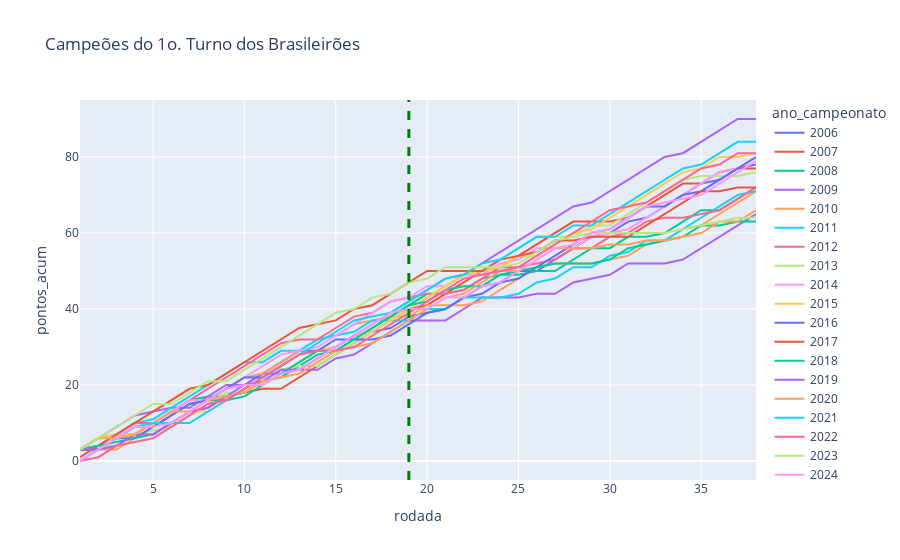

Notebook cell for this chart:
### Code cell
#Comparativo entre os campeões do 1o. turno desde 2006
plt.figure(figsize = (20,7))
df_plot = df_completo.loc[(df_completo.classificacao_1o_turno == 1) ]
fig = px.line(df_plot, x ='rodada', y = 'pontos_acum', color = 'ano_campeonato', title = f'Campeões do 1o. Turno dos Brasileirões', hover_name='time', hover_data=['classificacao_1o_turno', 'classificacao_final'])
fig.add_vline(x=19, line_width=3, line_dash="dash", line_color="green")

### Figure 1 — Plotly figure (JSON) as saved in the notebook; plotly's stock layout.template omitted (floating-point values rounded to 4 significant figures)
{"data": [{"customdata": [[1, 1], [1, 1], [1, 1], [1, 1], [1, 1], [1, 1], [1, 1], [1, 1], [1, 1], [1, 1], [1, 1], [1, 1], [1, 1], [1, 1], [1, 1], [1, 1], [1, 1], [1, 1], [1, 1], [1, 1], [1, 1], [1, 1], [1, 1], [1, 1], [1, 1], [1, 1], [1, 1], [1, 1], [1, 1], [1, 1], [1, 1], [1, 1], [1, 1], [1, 1], [1, 1], [1, 1], [1, 1], [1, 1]], "hovertemplate": "<b>%{hovertext}</b><br><br>ano_campeonato=2006<br>rodada=%{x}<br>pontos_acum=%{y}<br>classificacao_1o_turno=%{customdata[0]}<br>classificacao_final=%{customdata[1]}<extra></extra>", "hovertext": ["São Paulo", "São Paulo", "São Paulo", "São Paulo", "São Paulo", "São Paulo", "São Paulo", "São Paulo", "São Paulo", "São Paulo", "São Paulo", "São Paulo", "São Paulo", "São Paulo", "São Paulo", "São Paulo", "São Paulo", "São Paulo", "São Paulo", "São Paulo", "São Paulo", "São Paulo", "São Paulo", "São Paulo", "São Paulo", "São Paulo", "São Paulo", "São Paulo", "São Paulo", "São Paulo", "São Paulo", "São Paulo", "São Paulo", "São Paulo", "São Paulo", "São Paulo", "São Paulo", "São Paulo"], "legendgroup": "2006", "line": {"color": "#636efa", "dash": "solid"}, "marker": {"symbol": "circle"}, "mode": "lines", "name": "2006", "orientation": "v", "showlegend": true, "type": "scatter", "x": [1, 2, 3, 4, 5, 6, 7, 8, 9, 10, 11, 12, 13, 14, 15, 16, 17, 18, 19, 20, 21, 22, 23, 24, 25, 26, 27, 28, 29, 30, 31, 32, 33, 34, 35, 36, 37, 38], "xaxis": "x", "y": [3, 3, 6, 9, 9, 12, 15, 16, 19, 20, 23, 26, 29, 29, 30, 33, 34, 35, 38, 39, 40, 43, 44, 47, 50, 50, 53, 56, 59, 60, 63, 64, 67, 70, 73, 74, 77, 78], "yaxis": "y"}, {"customdata": [[1, 1], [1, 1], [1, 1], [1, 1], [1, 1], [1, 1], [1, 1], [1, 1], [1, 1], [1, 1], [1, 1], [1, 1], [1, 1], [1, 1], [1, 1], [1, 1], [1, 1], [1, 1], [1, 1], [1, 1], [1, 1], [1, 1], [1, 1], [1, 1], [1, 1], [1, 1], [1, 1], [1, 1], [1, 1], [1, 1], [1, 1], [1, 1], [1, 1], [1, 1], [1, 1], [1, 1], [1, 1], [1, 1]], "hovertemplate": "<b>%{hovertext}</b><br><br>ano_campeonato=2007<br>rodada=%{x}<br>pontos_acum=%{y}<br>classificacao_1o_turno=%{customdata[0]}<br>classificacao_final=%{customdata[1]}<extra></extra>", "hovertext": ["São Paulo", "São Paulo", "São Paulo", "São Paulo", "São Paulo", "São Paulo", "São Paulo", "São Paulo", "São Paulo", "São Paulo", "São Paulo", "São Paulo", "São Paulo", "São Paulo", "São Paulo", "São Paulo", "São Paulo", "São Paulo", "São Paulo", "São Paulo", "São Paulo", "São Paulo", "São Paulo", "São Paulo", "São Paulo", "São Paulo", "São Paulo", "São Paulo", "São Paulo", "São Paulo", "São Paulo", "São Paulo", "São Paulo", "São Paulo", "São Paulo", "São Paulo", "São Paulo", "São Paulo"], "legendgroup": "2007", "line": {"color": "#EF553B", "dash": "solid"}, "marker": {"symbol": "circle"}, "mode": "lines", "name": "2007", "orientation": "v", "showlegend": true, "type": "scatter", "x": [1, 2, 3, 4, 5, 6, 7, 8, 9, 10, 11, 12, 13, 14, 15, 16, 17, 18, 19, 20, 21, 22, 23, 24, 25, 26, 27, 28, 29, 30, 31, 32, 33, 34, 35, 36, 37, 38], "xaxis": "x", "y": [3, 3, 4, 7, 7, 10, 13, 14, 17, 18, 19, 19, 22, 25, 28, 31, 34, 37, 40, 41, 44, 47, 50, 51, 54, 57, 60, 63, 63, 63, 64, 67, 70, 73, 73, 76, 77, 77], "yaxis": "y"}, {"customdata": [[1, 2], [1, 2], [1, 2], [1, 2], [1, 2], [1, 2], [1, 2], [1, 2], [1, 2], [1, 2], [1, 2], [1, 2], [1, 2], [1, 2], [1, 2], [1, 2], [1, 2], [1, 2], [1, 2], [1, 2], [1, 2], [1, 2], [1, 2], [1, 2], [1, 2], [1, 2], [1, 2], [1, 2], [1, 2], [1, 2], [1, 2], [1, 2], [1, 2], [1, 2], [1, 2], [1, 2], [1, 2], [1, 2]], "hovertemplate": "<b>%{hovertext}</b><br><br>ano_campeonato=2008<br>rodada=%{x}<br>pontos_acum=%{y}<br>classificacao_1o_turno=%{customdata[0]}<br>classificacao_final=%{customdata[1]}<extra></extra>", "hovertext": ["Grêmio", "Grêmio", "Grêmio", "Grêmio", "Grêmio", "Grêmio", "Grêmio", "Grêmio", "Grêmio", "Grêmio", "Grêmio", "Grêmio", "Grêmio", "Grêmio", "Grêmio", "Grêmio", "Grêmio", "Grêmio", "Grêmio", "Grêmio", "Grêmio", "Grêmio", "Grêmio", "Grêmio", "Grêmio", "Grêmio", "Grêmio", "Grêmio", "Grêmio", "Grêmio", "Grêmio", "Grêmio", "Grêmio", "Grêmio", "Grêmio", "Grêmio", "Grêmio", "Grêmio"], "legendgroup": "2008", "line": {"color": "#00cc96", "dash": "solid"}, "marker": {"symbol": "circle"}, "mode": "lines", "name": "2008", "orientation": "v", "showlegend": true, "type": "scatter", "x": [1, 2, 3, 4, 5, 6, 7, 8, 9, 10, 11, 12, 13, 14, 15, 16, 17, 18, 19, 20, 21, 22, 23, 24, 25, 26, 27, 28, 29, 30, 31, 32, 33, 34, 35, 36, 37, 38], "xaxis": "x", "y": [3, 4, 7, 7, 10, 13, 16, 17, 17, 18, 21, 22, 25, 28, 29, 32, 35, 38, 41, 44, 44, 45, 48, 49, 49, 50, 50, 53, 56, 56, 59, 59, 60, 63, 66, 66, 69, 72], "yaxis": "y"}, {"customdata": [[1, 2], [1, 2], [1, 2], [1, 2], [1, 2], [1, 2], [1, 2], [1, 2], [1, 2], [1, 2], [1, 2], [1, 2], [1, 2], [1, 2], [1, 2], [1, 2], [1, 2], [1, 2], [1, 2], [1, 2], [1, 2], [1, 2], [1, 2], [1, 2], [1, 2], [1, 2], [1, 2], [1, 2], [1, 2], [1, 2], [1, 2], [1, 2], [1, 2], [1, 2], [1, 2], [1, 2], [1, 2], [1, 2]], "hovertemplate": "<b>%{hovertext}</b><br><br>ano_campeonato=2009<br>rodada=%{x}<br>pontos_acum=%{y}<br>classificacao_1o_turno=%{customdata[0]}<br>classificacao_final=%{customdata[1]}<extra></extra>", "hovertext": ["Internacional", "Internacional", "Internacional", "Internacional", "Internacional", "Internacional", "Internacional", "Internacional", "Internacional", "Internacional", "Internacional", "Internacional", "Internacional", "Internacional", "Internacional", "Internacional", "Internacional", "Internacional", "Internacional", "Internacional", "Internacional", "Internacional", "Internacional", "Internacional", "Internacional", "Internacional", "Internacional", "Internacional", "Internacional", "Internacional", "Internacional", "Internacional", "Internacional", "Internacional", "Internacional", "Internacional", "Internacional", "Internacional"], "legendgroup": "2009", "line": {"color": "#ab63fa", "dash": "solid"}, "marker": {"symbol": "circle"}, "mode": "lines", "name": "2009", "orientation": "v", "showlegend": true, "type": "scatter", "x": [1, 2, 3, 4, 5, 6, 7, 8, 9, 10, 11, 12, 13, 14, 15, 16, 17, 18, 19, 20, 21, 22, 23, 24, 25, 26, 27, 28, 29, 30, 31, 32, 33, 34, 35, 36, 37, 38], "xaxis": "x", "y": [3, 6, 9, 12, 13, 14, 14, 17, 20, 20, 23, 23, 24, 24, 27, 28, 31, 34, 37, 37, 37, 40, 43, 43, 43, 44, 44, 47, 48, 49, 52, 52, 52, 53, 56, 59, 62, 65], "yaxis": "y"}, {"customdata": [[1, 1], [1, 1], [1, 1], [1, 1], [1, 1], [1, 1], [1, 1], [1, 1], [1, 1], [1, 1], [1, 1], [1, 1], [1, 1], [1, 1], [1, 1], [1, 1], [1, 1], [1, 1], [1, 1], [1, 1], [1, 1], [1, 1], [1, 1], [1, 1], [1, 1], [1, 1], [1, 1], [1, 1], [1, 1], [1, 1], [1, 1], [1, 1], [1, 1], [1, 1], [1, 1], [1, 1], [1, 1], [1, 1]], "hovertemplate": "<b>%{hovertext}</b><br><br>ano_campeonato=2010<br>rodada=%{x}<br>pontos_acum=%{y}<br>classificacao_1o_turno=%{customdata[0]}<br>classificacao_final=%{customdata[1]}<extra></extra>", "hovertext": ["Fluminense", "Fluminense", "Fluminense", "Fluminense", "Fluminense", "Fluminense", "Fluminense", "Fluminense", "Fluminense", "Fluminense", "Fluminense", "Fluminense", "Fluminense", "Fluminense", "Fluminense", "Fluminense", "Fluminense", "Fluminense", "Fluminense", "Fluminense", "Fluminense", "Fluminense", "Fluminense", "Fluminense", "Fluminense", "Fluminense", "Fluminense", "Fluminense", "Fluminense", "Fluminense", "Fluminense", "Fluminense", "Fluminense", "Fluminense", "Fluminense", "Fluminense", "Fluminense", "Fluminense"], "legendgroup": "2010", "line": {"color": "#FFA15A", "dash": "solid"}, "marker": {"symbol": "circle"}, "mode": "lines", "name": "2010", "orientation": "v", "showlegend": true, "type": "scatter", "x": [1, 2, 3, 4, 5, 6, 7, 8, 9, 10, 11, 12, 13, 14, 15, 16, 17, 18, 19, 20, 21, 22, 23, 24, 25, 26, 27, 28, 29, 30, 31, 32, 33, 34, 35, 36, 37, 38], "xaxis": "x", "y": [0, 3, 3, 6, 9, 12, 15, 16, 19, 22, 23, 26, 29, 32, 33, 36, 37, 38, 38, 41, 41, 41, 42, 45, 48, 51, 52, 52, 52, 53, 54, 57, 58, 61, 62, 65, 68, 71], "yaxis": "y"}, {"customdata": [[1, 1], [1, 1], [1, 1], [1, 1], [1, 1], [1, 1], [1, 1], [1, 1], [1, 1], [1, 1], [1, 1], [1, 1], [1, 1], [1, 1], [1, 1], [1, 1], [1, 1], [1, 1], [1, 1], [1, 1], [1, 1], [1, 1], [1, 1], [1, 1], [1, 1], [1, 1], [1, 1], [1, 1], [1, 1], [1, 1], [1, 1], [1, 1], [1, 1], [1, 1], [1, 1], [1, 1], [1, 1], [1, 1]], "hovertemplate": "<b>%{hovertext}</b><br><br>ano_campeonato=2011<br>rodada=%{x}<br>pontos_acum=%{y}<br>classificacao_1o_turno=%{customdata[0]}<br>classificacao_final=%{customdata[1]}<extra></extra>", "hovertext": ["Corinthians", "Corinthians", "Corinthians", "Corinthians", "Corinthians", "Corinthians", "Corinthians", "Corinthians", "Corinthians", "Corinthians", "Corinthians", "Corinthians", "Corinthians", "Corinthians", "Corinthians", "Corinthians", "Corinthians", "Corinthians", "Corinthians", "Corinthians", "Corinthians", "Corinthians", "Corinthians", "Corinthians", "Corinthians", "Corinthians", "Corinthians", "Corinthians", "Corinthians", "Corinthians", "Corinthians", "Corinthians", "Corinthians", "Corinthians", "Corinthians", "Corinthians", "Corinthians", "Corinthians"], "legendgroup": "2011", "line": {"color": "#19d3f3", "dash": "solid"}, "marker": {"symbol": "circle"}, "mode": "lines", "name": "2011", "orientation": "v", "showlegend": true, "type": "scatter", "x": [1, 2, 3, 4, 5, 6, 7, 8, 9, 10, 11, 12, 13, 14, 15, 16, 17, 18, 19, 20, 21, 22, 23, 24, 25, 26, 27, 28, 29, 30, 31, 32, 33, 34, 35, 36, 37, 38], "xaxis": "x", "y": [3, 6, 7, 10, 11, 14, 17, 20, 23, 26, 26, 29, 29, 32, 33, 34, 37, 37, 37, 40, 40, 43, 43, 43, 44, 47, 48, 51, 51, 54, 55, 58, 58, 61, 64, 67, 70, 71], "yaxis": "y"}, {"customdata": [[1, 2], [1, 2], [1, 2], [1, 2], [1, 2], [1, 2], [1, 2], [1, 2], [1, 2], [1, 2], [1, 2], [1, 2], [1, 2], [1, 2], [1, 2], [1, 2], [1, 2], [1, 2], [1, 2], [1, 2], [1, 2], [1, 2], [1, 2], [1, 2], [1, 2], [1, 2], [1, 2], [1, 2], [1, 2], [1, 2], [1, 2], [1, 2], [1, 2], [1, 2], [1, 2], [1, 2], [1, 2], [1, 2]], "hovertemplate": "<b>%{hovertext}</b><br><br>ano_campeonato=2012<br>rodada=%{x}<br>pontos_acum=%{y}<br>classificacao_1o_turno=%{customdata[0]}<br>classificacao_final=%{customdata[1]}<extra></extra>", "hovertext": ["Atlético-MG", "Atlético-MG", "Atlético-MG", "Atlético-MG", "Atlético-MG", "Atlético-MG", "Atlético-MG", "Atlético-MG", "Atlético-MG", "Atlético-MG", "Atlético-MG", "Atlético-MG", "Atlético-MG", "Atlético-MG", "Atlético-MG", "Atlético-MG", "Atlético-MG", "Atlético-MG", "Atlético-MG", "Atlético-MG", "Atlético-MG", "Atlético-MG", "Atlético-MG", "Atlético-MG", "Atlético-MG", "Atlético-MG", "Atlético-MG", "Atlético-MG", "Atlético-MG", "Atlético-MG", "Atlético-MG", "Atlético-MG", "Atlético-MG", "Atlético-MG", "Atlético-MG", "Atlético-MG", "Atlético-MG", "Atlético-MG"], "legendgroup": "2012", "line": {"color": "#FF6692", "dash": "solid"}, "marker": {"symbol": "circle"}, "mode": "lines", "name": "2012", "orientation": "v", "showlegend": true, "type": "scatter", "x": [1, 2, 3, 4, 5, 6, 7, 8, 9, 10, 11, 12, 13, 14, 15, 16, 17, 18, 19, 20, 21, 22, 23, 24, 25, 26, 27, 28, 29, 30, 31, 32, 33, 34, 35, 36, 37, 38], "xaxis": "x", "y": [3, 6, 7, 10, 10, 13, 16, 19, 22, 25, 28, 31, 32, 32, 35, 38, 39, 42, 43, 44, 44, 45, 48, 51, 51, 52, 53, 56, 56, 59, 60, 63, 64, 64, 65, 66, 69, 72], "yaxis": "y"}, {"customdata": [[1, 1], [1, 1], [1, 1], [1, 1], [1, 1], [1, 1], [1, 1], [1, 1], [1, 1], [1, 1], [1, 1], [1, 1], [1, 1], [1, 1], [1, 1], [1, 1], [1, 1], [1, 1], [1, 1], [1, 1], [1, 1], [1, 1], [1, 1], [1, 1], [1, 1], [1, 1], [1, 1], [1, 1], [1, 1], [1, 1], [1, 1], [1, 1], [1, 1], [1, 1], [1, 1], [1, 1], [1, 1], [1, 1]], "hovertemplate": "<b>%{hovertext}</b><br><br>ano_campeonato=2013<br>rodada=%{x}<br>pontos_acum=%{y}<br>classificacao_1o_turno=%{customdata[0]}<br>classificacao_final=%{customdata[1]}<extra></extra>", "hovertext": ["Cruzeiro", "Cruzeiro", "Cruzeiro", "Cruzeiro", "Cruzeiro", "Cruzeiro", "Cruzeiro", "Cruzeiro", "Cruzeiro", "Cruzeiro", "Cruzeiro", "Cruzeiro", "Cruzeiro", "Cruzeiro", "Cruzeiro", "Cruzeiro", "Cruzeiro", "Cruzeiro", "Cruzeiro", "Cruzeiro", "Cruzeiro", "Cruzeiro", "Cruzeiro", "Cruzeiro", "Cruzeiro", "Cruzeiro", "Cruzeiro", "Cruzeiro", "Cruzeiro", "Cruzeiro", "Cruzeiro", "Cruzeiro", "Cruzeiro", "Cruzeiro", "Cruzeiro", "Cruzeiro", "Cruzeiro", "Cruzeiro"], "legendgroup": "2013", "line": {"color": "#B6E880", "dash": "solid"}, "marker": {"symbol": "circle"}, "mode": "lines", "name": "2013", "orientation": "v", "showlegend": true, "type": "scatter", "x": [1, 2, 3, 4, 5, 6, 7, 8, 9, 10, 11, 12, 13, 14, 15, 16, 17, 18, 19, 20, 21, 22, 23, 24, 25, 26, 27, 28, 29, 30, 31, 32, 33, 34, 35, 36, 37, 38], "xaxis": "x", "y": [3, 4, 4, 7, 8, 9, 12, 15, 18, 18, 21, 24, 25, 25, 28, 31, 34, 37, 40, 43, 46, 49, 50, 53, 56, 59, 59, 59, 62, 62, 65, 68, 71, 74, 75, 75, 75, 76], "yaxis": "y"}, {"customdata": [[1, 1], [1, 1], [1, 1], [1, 1], [1, 1], [1, 1], [1, 1], [1, 1], [1, 1], [1, 1], [1, 1], [1, 1], [1, 1], [1, 1], [1, 1], [1, 1], [1, 1], [1, 1], [1, 1], [1, 1], [1, 1], [1, 1], [1, 1], [1, 1], [1, 1], [1, 1], [1, 1], [1, 1], [1, 1], [1, 1], [1, 1], [1, 1], [1, 1], [1, 1], [1, 1], [1, 1], [1, 1], [1, 1]], "hovertemplate": "<b>%{hovertext}</b><br><br>ano_campeonato=2014<br>rodada=%{x}<br>pontos_acum=%{y}<br>classificacao_1o_turno=%{customdata[0]}<br>classificacao_final=%{customdata[1]}<extra></extra>", "hovertext": ["Cruzeiro", "Cruzeiro", "Cruzeiro", "Cruzeiro", "Cruzeiro", "Cruzeiro", "Cruzeiro", "Cruzeiro", "Cruzeiro", "Cruzeiro", "Cruzeiro", "Cruzeiro", "Cruzeiro", "Cruzeiro", "Cruzeiro", "Cruzeiro", "Cruzeiro", "Cruzeiro", "Cruzeiro", "Cruzeiro", "Cruzeiro", "Cruzeiro", "Cruzeiro", "Cruzeiro", "Cruzeiro", "Cruzeiro", "Cruzeiro", "Cruzeiro", "Cruzeiro", "Cruzeiro", "Cruzeiro", "Cruzeiro", "Cruzeiro", "Cruzeiro", "Cruzeiro", "Cruzeiro", "Cruzeiro", "Cruzeiro"], "legendgroup": "2014", "line": {"color": "#FF97FF", "dash": "solid"}, "marker": {"symbol": "circle"}, "mode": "lines", "name": "2014", "orientation": "v", "showlegend": true, "type": "scatter", "x": [1, 2, 3, 4, 5, 6, 7, 8, 9, 10, 11, 12, 13, 14, 15, 16, 17, 18, 19, 20, 21, 22, 23, 24, 25, 26, 27, 28, 29, 30, 31, 32, 33, 34, 35, 36, 37, 38], "xaxis": "x", "y": [3, 4, 7, 7, 10, 13, 16, 16, 19, 22, 25, 28, 29, 30, 33, 36, 39, 42, 43, 46, 46, 49, 49, 52, 53, 56, 56, 56, 59, 60, 61, 64, 67, 70, 73, 76, 77, 80], "yaxis": "y"}, {"customdata": [[1, 1], [1, 1], [1, 1], [1, 1], [1, 1], [1, 1], [1, 1], [1, 1], [1, 1], [1, 1], [1, 1], [1, 1], [1, 1], [1, 1], [1, 1], [1, 1], [1, 1], [1, 1], [1, 1], [1, 1], [1, 1], [1, 1], [1, 1], [1, 1], [1, 1], [1, 1], [1, 1], [1, 1], [1, 1], [1, 1], [1, 1], [1, 1], [1, 1], [1, 1], [1, 1], [1, 1], [1, 1], [1, 1]], "hovertemplate": "<b>%{hovertext}</b><br><br>ano_campeonato=2015<br>rodada=%{x}<br>pontos_acum=%{y}<br>classificacao_1o_turno=%{customdata[0]}<br>classificacao_final=%{customdata[1]}<extra></extra>", "hovertext": ["Corinthians", "Corinthians", "Corinthians", "Corinthians", "Corinthians", "Corinthians", "Corinthians", "Corinthians", "Corinthians", "Corinthians", "Corinthians", "Corinthians", "Corinthians", "Corinthians", "Corinthians", "Corinthians", "Corinthians", "Corinthians", "Corinthians", "Corinthians", "Corinthians", "Corinthians", "Corinthians", "Corinthians", "Corinthians", "Corinthians", "Corinthians", "Corinthians", "Corinthians", "Corinthians", "Corinthians", "Corinthians", "Corinthians", "Corinthians", "Corinthians", "Corinthians", "Corinthians", "Corinthians"], "legendgroup": "2015", "line": {"color": "#FECB52", "dash": "solid"}, "marker": {"symbol": "circle"}, "mode": "lines", "name": "2015", "orientation": "v", "showlegend": true, "type": "scatter", "x": [1, 2, 3, 4, 5, 6, 7, 8, 9, 10, 11, 12, 13, 14, 15, 16, 17, 18, 19, 20, 21, 22, 23, 24, 25, 26, 27, 28, 29, 30, 31, 32, 33, 34, 35, 36, 37, 38], "xaxis": "x", "y": [3, 6, 7, 7, 7, 10, 13, 13, 16, 19, 20, 23, 26, 29, 30, 33, 34, 37, 40, 43, 46, 49, 50, 51, 54, 54, 57, 60, 61, 64, 67, 70, 73, 76, 77, 80, 80, 81], "yaxis": "y"}, {"customdata": [[1, 1], [1, 1], [1, 1], [1, 1], [1, 1], [1, 1], [1, 1], [1, 1], [1, 1], [1, 1], [1, 1], [1, 1], [1, 1], [1, 1], [1, 1], [1, 1], [1, 1], [1, 1], [1, 1], [1, 1], [1, 1], [1, 1], [1, 1], [1, 1], [1, 1], [1, 1], [1, 1], [1, 1], [1, 1], [1, 1], [1, 1], [1, 1], [1, 1], [1, 1], [1, 1], [1, 1], [1, 1], [1, 1]], "hovertemplate": "<b>%{hovertext}</b><br><br>ano_campeonato=2016<br>rodada=%{x}<br>pontos_acum=%{y}<br>classificacao_1o_turno=%{customdata[0]}<br>classificacao_final=%{customdata[1]}<extra></extra>", "hovertext": ["Palmeiras", "Palmeiras", "Palmeiras", "Palmeiras", "Palmeiras", "Palmeiras", "Palmeiras", "Palmeiras", "Palmeiras", "Palmeiras", "Palmeiras", "Palmeiras", "Palmeiras", "Palmeiras", "Palmeiras", "Palmeiras", "Palmeiras", "Palmeiras", "Palmeiras", "Palmeiras", "Palmeiras", "Palmeiras", "Palmeiras", "Palmeiras", "Palmeiras", "Palmeiras", "Palmeiras", "Palmeiras", "Palmeiras", "Palmeiras", "Palmeiras", "Palmeiras", "Palmeiras", "Palmeiras", "Palmeiras", "Palmeiras", "Palmeiras", "Palmeiras"], "legendgroup": "2016", "line": {"color": "#636efa", "dash": "solid"}, "marker": {"symbol": "circle"}, "mode": "lines", "name": "2016", "orientation": "v", "showlegend": true, "type": "scatter", "x": [1, 2, 3, 4, 5, 6, 7, 8, 9, 10, 11, 12, 13, 14, 15, 16, 17, 18, 19, 20, 21, 22, 23, 24, 25, 26, 27, 28, 29, 30, 31, 32, 33, 34, 35, 36, 37, 38], "xaxis": "x", "y": [3, 3, 6, 6, 9, 12, 15, 16, 19, 22, 22, 25, 28, 29, 32, 32, 32, 33, 36, 39, 40, 43, 46, 47, 48, 51, 54, 57, 60, 61, 64, 67, 67, 70, 71, 74, 77, 80], "yaxis": "y"}, {"customdata": [[1, 1], [1, 1], [1, 1], [1, 1], [1, 1], [1, 1], [1, 1], [1, 1], [1, 1], [1, 1], [1, 1], [1, 1], [1, 1], [1, 1], [1, 1], [1, 1], [1, 1], [1, 1], [1, 1], [1, 1], [1, 1], [1, 1], [1, 1], [1, 1], [1, 1], [1, 1], [1, 1], [1, 1], [1, 1], [1, 1], [1, 1], [1, 1], [1, 1], [1, 1], [1, 1], [1, 1], [1, 1], [1, 1]], "hovertemplate": "<b>%{hovertext}</b><br><br>ano_campeonato=2017<br>rodada=%{x}<br>pontos_acum=%{y}<br>classificacao_1o_turno=%{customdata[0]}<br>classificacao_final=%{customdata[1]}<extra></extra>", "hovertext": ["Corinthians", "Corinthians", "Corinthians", "Corinthians", "Corinthians", "Corinthians", "Corinthians", "Corinthians", "Corinthians", "Corinthians", "Corinthians", "Corinthians", "Corinthians", "Corinthians", "Corinthians", "Corinthians", "Corinthians", "Corinthians", "Corinthians", "Corinthians", "Corinthians", "Corinthians", "Corinthians", "Corinthians", "Corinthians", "Corinthians", "Corinthians", "Corinthians", "Corinthians", "Corinthians", "Corinthians", "Corinthians", "Corinthians", "Corinthians", "Corinthians", "Corinthians", "Corinthians", "Corinthians"], "legendgroup": "2017", "line": {"color": "#EF553B", "dash": "solid"}, "marker": {"symbol": "circle"}, "mode": "lines", "name": "2017", "orientation": "v", "showlegend": true, "type": "scatter", "x": [1, 2, 3, 4, 5, 6, 7, 8, 9, 10, 11, 12, 13, 14, 15, 16, 17, 18, 19, 20, 21, 22, 23, 24, 25, 26, 27, 28, 29, 30, 31, 32, 33, 34, 35, 36, 37, 38], "xaxis": "x", "y": [1, 4, 7, 10, 13, 16, 19, 20, 23, 26, 29, 32, 35, 36, 37, 40, 41, 44, 47, 50, 50, 50, 50, 53, 54, 55, 58, 58, 59, 59, 59, 62, 65, 68, 71, 71, 72, 72], "yaxis": "y"}, {"customdata": [[1, 5], [1, 5], [1, 5], [1, 5], [1, 5], [1, 5], [1, 5], [1, 5], [1, 5], [1, 5], [1, 5], [1, 5], [1, 5], [1, 5], [1, 5], [1, 5], [1, 5], [1, 5], [1, 5], [1, 5], [1, 5], [1, 5], [1, 5], [1, 5], [1, 5], [1, 5], [1, 5], [1, 5], [1, 5], [1, 5], [1, 5], [1, 5], [1, 5], [1, 5], [1, 5], [1, 5], [1, 5], [1, 5]], "hovertemplate": "<b>%{hovertext}</b><br><br>ano_campeonato=2018<br>rodada=%{x}<br>pontos_acum=%{y}<br>classificacao_1o_turno=%{customdata[0]}<br>classificacao_final=%{customdata[1]}<extra></extra>", "hovertext": ["São Paulo", "São Paulo", "São Paulo", "São Paulo", "São Paulo", "São Paulo", "São Paulo", "São Paulo", "São Paulo", "São Paulo", "São Paulo", "São Paulo", "São Paulo", "São Paulo", "São Paulo", "São Paulo", "São Paulo", "São Paulo", "São Paulo", "São Paulo", "São Paulo", "São Paulo", "São Paulo", "São Paulo", "São Paulo", "São Paulo", "São Paulo", "São Paulo", "São Paulo", "São Paulo", "São Paulo", "São Paulo", "São Paulo", "São Paulo", "São Paulo", "São Paulo", "São Paulo", "São Paulo"], "legendgroup": "2018", "line": {"color": "#00cc96", "dash": "solid"}, "marker": {"symbol": "circle"}, "mode": "lines", "name": "2018", "orientation": "v", "showlegend": true, "type": "scatter", "x": [1, 2, 3, 4, 5, 6, 7, 8, 9, 10, 11, 12, 13, 14, 15, 16, 17, 18, 19, 20, 21, 22, 23, 24, 25, 26, 27, 28, 29, 30, 31, 32, 33, 34, 35, 36, 37, 38], "xaxis": "x", "y": [3, 4, 5, 6, 7, 10, 13, 16, 16, 17, 20, 23, 26, 29, 29, 32, 35, 38, 41, 42, 45, 46, 46, 49, 50, 51, 52, 52, 52, 53, 56, 57, 58, 59, 62, 62, 63, 63], "yaxis": "y"}, {"customdata": [[1, 1], [1, 1], [1, 1], [1, 1], [1, 1], [1, 1], [1, 1], [1, 1], [1, 1], [1, 1], [1, 1], [1, 1], [1, 1], [1, 1], [1, 1], [1, 1], [1, 1], [1, 1], [1, 1], [1, 1], [1, 1], [1, 1], [1, 1], [1, 1], [1, 1], [1, 1], [1, 1], [1, 1], [1, 1], [1, 1], [1, 1], [1, 1], [1, 1], [1, 1], [1, 1], [1, 1], [1, 1], [1, 1]], "hovertemplate": "<b>%{hovertext}</b><br><br>ano_campeonato=2019<br>rodada=%{x}<br>pontos_acum=%{y}<br>classificacao_1o_turno=%{customdata[0]}<br>classificacao_final=%{customdata[1]}<extra></extra>", "hovertext": ["Flamengo", "Flamengo", "Flamengo", "Flamengo", "Flamengo", "Flamengo", "Flamengo", "Flamengo", "Flamengo", "Flamengo", "Flamengo", "Flamengo", "Flamengo", "Flamengo", "Flamengo", "Flamengo", "Flamengo", "Flamengo", "Flamengo", "Flamengo", "Flamengo", "Flamengo", "Flamengo", "Flamengo", "Flamengo", "Flamengo", "Flamengo", "Flamengo", "Flamengo", "Flamengo", "Flamengo", "Flamengo", "Flamengo", "Flamengo", "Flamengo", "Flamengo", "Flamengo", "Flamengo"], "legendgroup": "2019", "line": {"color": "#ab63fa", "dash": "solid"}, "marker": {"symbol": "circle"}, "mode": "lines", "name": "2019", "orientation": "v", "showlegend": true, "type": "scatter", "x": [1, 2, 3, 4, 5, 6, 7, 8, 9, 10, 11, 12, 13, 14, 15, 16, 17, 18, 19, 20, 21, 22, 23, 24, 25, 26, 27, 28, 29, 30, 31, 32, 33, 34, 35, 36, 37, 38], "xaxis": "x", "y": [3, 3, 4, 7, 7, 10, 13, 14, 17, 20, 21, 24, 24, 27, 30, 33, 36, 39, 42, 45, 48, 49, 52, 55, 58, 61, 64, 67, 68, 71, 74, 77, 80, 81, 84, 87, 90, 90], "yaxis": "y"}, {"customdata": [[1, 4], [1, 4], [1, 4], [1, 4], [1, 4], [1, 4], [1, 4], [1, 4], [1, 4], [1, 4], [1, 4], [1, 4], [1, 4], [1, 4], [1, 4], [1, 4], [1, 4], [1, 4], [1, 4], [1, 4], [1, 4], [1, 4], [1, 4], [1, 4], [1, 4], [1, 4], [1, 4], [1, 4], [1, 4], [1, 4], [1, 4], [1, 4], [1, 4], [1, 4], [1, 4], [1, 4], [1, 4], [1, 4]], "hovertemplate": "<b>%{hovertext}</b><br><br>ano_campeonato=2020<br>rodada=%{x}<br>pontos_acum=%{y}<br>classificacao_1o_turno=%{customdata[0]}<br>classificacao_final=%{customdata[1]}<extra></extra>", "hovertext": ["São Paulo", "São Paulo", "São Paulo", "São Paulo", "São Paulo", "São Paulo", "São Paulo", "São Paulo", "São Paulo", "São Paulo", "São Paulo", "São Paulo", "São Paulo", "São Paulo", "São Paulo", "São Paulo", "São Paulo", "São Paulo", "São Paulo", "São Paulo", "São Paulo", "São Paulo", "São Paulo", "São Paulo", "São Paulo", "São Paulo", "São Paulo", "São Paulo", "São Paulo", "São Paulo", "São Paulo", "São Paulo", "São Paulo", "São Paulo", "São Paulo", "São Paulo", "São Paulo", "São Paulo"], "legendgroup": "2020", "line": {"color": "#FFA15A", "dash": "solid"}, "marker": {"symbol": "circle"}, "mode": "lines", "name": "2020", "orientation": "v", "showlegend": true, "type": "scatter", "x": [1, 2, 3, 4, 5, 6, 7, 8, 9, 10, 11, 12, 13, 14, 15, 16, 17, 18, 19, 20, 21, 22, 23, 24, 25, 26, 27, 28, 29, 30, 31, 32, 33, 34, 35, 36, 37, 38], "xaxis": "x", "y": [3, 6, 6, 7, 10, 13, 13, 16, 17, 18, 21, 22, 23, 26, 29, 30, 31, 34, 37, 40, 43, 44, 47, 50, 50, 53, 56, 56, 56, 57, 57, 58, 58, 59, 60, 63, 63, 66], "yaxis": "y"}, {"customdata": [[1, 1], [1, 1], [1, 1], [1, 1], [1, 1], [1, 1], [1, 1], [1, 1], [1, 1], [1, 1], [1, 1], [1, 1], [1, 1], [1, 1], [1, 1], [1, 1], [1, 1], [1, 1], [1, 1], [1, 1], [1, 1], [1, 1], [1, 1], [1, 1], [1, 1], [1, 1], [1, 1], [1, 1], [1, 1], [1, 1], [1, 1], [1, 1], [1, 1], [1, 1], [1, 1], [1, 1], [1, 1], [1, 1]], "hovertemplate": "<b>%{hovertext}</b><br><br>ano_campeonato=2021<br>rodada=%{x}<br>pontos_acum=%{y}<br>classificacao_1o_turno=%{customdata[0]}<br>classificacao_final=%{customdata[1]}<extra></extra>", "hovertext": ["Atlético-MG", "Atlético-MG", "Atlético-MG", "Atlético-MG", "Atlético-MG", "Atlético-MG", "Atlético-MG", "Atlético-MG", "Atlético-MG", "Atlético-MG", "Atlético-MG", "Atlético-MG", "Atlético-MG", "Atlético-MG", "Atlético-MG", "Atlético-MG", "Atlético-MG", "Atlético-MG", "Atlético-MG", "Atlético-MG", "Atlético-MG", "Atlético-MG", "Atlético-MG", "Atlético-MG", "Atlético-MG", "Atlético-MG", "Atlético-MG", "Atlético-MG", "Atlético-MG", "Atlético-MG", "Atlético-MG", "Atlético-MG", "Atlético-MG", "Atlético-MG", "Atlético-MG", "Atlético-MG", "Atlético-MG", "Atlético-MG"], "legendgroup": "2021", "line": {"color": "#19d3f3", "dash": "solid"}, "marker": {"symbol": "circle"}, "mode": "lines", "name": "2021", "orientation": "v", "showlegend": true, "type": "scatter", "x": [1, 2, 3, 4, 5, 6, 7, 8, 9, 10, 11, 12, 13, 14, 15, 16, 17, 18, 19, 20, 21, 22, 23, 24, 25, 26, 27, 28, 29, 30, 31, 32, 33, 34, 35, 36, 37, 38], "xaxis": "x", "y": [0, 3, 6, 9, 10, 10, 10, 13, 16, 19, 22, 25, 28, 31, 34, 37, 38, 39, 42, 45, 48, 49, 52, 53, 56, 59, 59, 62, 62, 65, 68, 71, 74, 77, 78, 81, 84, 84], "yaxis": "y"}, {"customdata": [[1, 1], [1, 1], [1, 1], [1, 1], [1, 1], [1, 1], [1, 1], [1, 1], [1, 1], [1, 1], [1, 1], [1, 1], [1, 1], [1, 1], [1, 1], [1, 1], [1, 1], [1, 1], [1, 1], [1, 1], [1, 1], [1, 1], [1, 1], [1, 1], [1, 1], [1, 1], [1, 1], [1, 1], [1, 1], [1, 1], [1, 1], [1, 1], [1, 1], [1, 1], [1, 1], [1, 1], [1, 1], [1, 1]], "hovertemplate": "<b>%{hovertext}</b><br><br>ano_campeonato=2022<br>rodada=%{x}<br>pontos_acum=%{y}<br>classificacao_1o_turno=%{customdata[0]}<br>classificacao_final=%{customdata[1]}<extra></extra>", "hovertext": ["Palmeiras", "Palmeiras", "Palmeiras", "Palmeiras", "Palmeiras", "Palmeiras", "Palmeiras", "Palmeiras", "Palmeiras", "Palmeiras", "Palmeiras", "Palmeiras", "Palmeiras", "Palmeiras", "Palmeiras", "Palmeiras", "Palmeiras", "Palmeiras", "Palmeiras", "Palmeiras", "Palmeiras", "Palmeiras", "Palmeiras", "Palmeiras", "Palmeiras", "Palmeiras", "Palmeiras", "Palmeiras", "Palmeiras", "Palmeiras", "Palmeiras", "Palmeiras", "Palmeiras", "Palmeiras", "Palmeiras", "Palmeiras", "Palmeiras", "Palmeiras"], "legendgroup": "2022", "line": {"color": "#FF6692", "dash": "solid"}, "marker": {"symbol": "circle"}, "mode": "lines", "name": "2022", "orientation": "v", "showlegend": true, "type": "scatter", "x": [1, 2, 3, 4, 5, 6, 7, 8, 9, 10, 11, 12, 13, 14, 15, 16, 17, 18, 19, 20, 21, 22, 23, 24, 25, 26, 27, 28, 29, 30, 31, 32, 33, 34, 35, 36, 37, 38], "xaxis": "x", "y": [0, 1, 4, 5, 6, 9, 12, 15, 16, 19, 22, 25, 28, 29, 29, 30, 33, 36, 39, 42, 45, 48, 49, 50, 51, 54, 57, 60, 63, 66, 67, 68, 71, 74, 77, 78, 81, 81], "yaxis": "y"}, {"customdata": [[1, 5], [1, 5], [1, 5], [1, 5], [1, 5], [1, 5], [1, 5], [1, 5], [1, 5], [1, 5], [1, 5], [1, 5], [1, 5], [1, 5], [1, 5], [1, 5], [1, 5], [1, 5], [1, 5], [1, 5], [1, 5], [1, 5], [1, 5], [1, 5], [1, 5], [1, 5], [1, 5], [1, 5], [1, 5], [1, 5], [1, 5], [1, 5], [1, 5], [1, 5], [1, 5], [1, 5], [1, 5], [1, 5]], "hovertemplate": "<b>%{hovertext}</b><br><br>ano_campeonato=2023<br>rodada=%{x}<br>pontos_acum=%{y}<br>classificacao_1o_turno=%{customdata[0]}<br>classificacao_final=%{customdata[1]}<extra></extra>", "hovertext": ["Botafogo", "Botafogo", "Botafogo", "Botafogo", "Botafogo", "Botafogo", "Botafogo", "Botafogo", "Botafogo", "Botafogo", "Botafogo", "Botafogo", "Botafogo", "Botafogo", "Botafogo", "Botafogo", "Botafogo", "Botafogo", "Botafogo", "Botafogo", "Botafogo", "Botafogo", "Botafogo", "Botafogo", "Botafogo", "Botafogo", "Botafogo", "Botafogo", "Botafogo", "Botafogo", "Botafogo", "Botafogo", "Botafogo", "Botafogo", "Botafogo", "Botafogo", "Botafogo", "Botafogo"], "legendgroup": "2023", "line": {"color": "#B6E880", "dash": "solid"}, "marker": {"symbol": "circle"}, "mode": "lines", "name": "2023", "orientation": "v", "showlegend": true, "type": "scatter", "x": [1, 2, 3, 4, 5, 6, 7, 8, 9, 10, 11, 12, 13, 14, 15, 16, 17, 18, 19, 20, 21, 22, 23, 24, 25, 26, 27, 28, 29, 30, 31, 32, 33, 34, 35, 36, 37, 38], "xaxis": "x", "y": [3, 6, 9, 12, 15, 15, 18, 21, 21, 24, 27, 30, 33, 36, 39, 40, 43, 44, 47, 48, 51, 51, 51, 51, 52, 55, 58, 59, 60, 60, 60, 60, 60, 61, 62, 63, 64, 64], "yaxis": "y"}, {"customdata": [[1, 1], [1, 1], [1, 1], [1, 1], [1, 1], [1, 1], [1, 1], [1, 1], [1, 1], [1, 1], [1, 1], [1, 1], [1, 1], [1, 1], [1, 1], [1, 1], [1, 1], [1, 1], [1, 1], [1, 1], [1, 1], [1, 1], [1, 1], [1, 1], [1, 1], [1, 1], [1, 1], [1, 1], [1, 1], [1, 1], [1, 1], [1, 1], [1, 1], [1, 1], [1, 1], [1, 1], [1, 1], [1, 1]], "hovertemplate": "<b>%{hovertext}</b><br><br>ano_campeonato=2024<br>rodada=%{x}<br>pontos_acum=%{y}<br>classificacao_1o_turno=%{customdata[0]}<br>classificacao_final=%{customdata[1]}<extra></extra>", "hovertext": ["Botafogo", "Botafogo", "Botafogo", "Botafogo", "Botafogo", "Botafogo", "Botafogo", "Botafogo", "Botafogo", "Botafogo", "Botafogo", "Botafogo", "Botafogo", "Botafogo", "Botafogo", "Botafogo", "Botafogo", "Botafogo", "Botafogo", "Botafogo", "Botafogo", "Botafogo", "Botafogo", "Botafogo", "Botafogo", "Botafogo", "Botafogo", "Botafogo", "Botafogo", "Botafogo", "Botafogo", "Botafogo", "Botafogo", "Botafogo", "Botafogo", "Botafogo", "Botafogo", "Botafogo"], "legendgroup": "2024", "line": {"color": "#FF97FF", "dash": "solid"}, "marker": {"symbol": "circle"}, "mode": "lines", "name": "2024", "orientation": "v", "showlegend": true, "type": "scatter", "x": [1, 2, 3, 4, 5, 6, 7, 8, 9, 10, 11, 12, 13, 14, 15, 16, 17, 18, 19, 20, 21, 22, 23, 24, 25, 26, 27, 28, 29, 30, 31, 32, 33, 34, 35, 36, 37, 38], "xaxis": "x", "y": [0, 3, 6, 9, 9, 10, 13, 16, 19, 20, 20, 23, 24, 27, 30, 33, 36, 39, 40, 40, 43, 43, 46, 47, 50, 53, 56, 57, 60, 61, 64, 67, 68, 69, 70, 73, 76, 79], "yaxis": "y"}], "layout": {"legend": {"title": {"text": "ano_campeonato"}, "tracegroupgap": 0}, "shapes": [{"line": {"color": "green", "dash": "dash", "width": 3}, "type": "line", "x0": 19, "x1": 19, "xref": "x", "y0": 0, "y1": 1, "yref": "y domain"}], "title": {"text": "Campeões do 1o. Turno dos Brasileirões"}, "xaxis": {"anchor": "y", "domain": [0, 1], "title": {"text": "rodada"}}, "yaxis": {"anchor": "x", "domain": [0, 1], "title": {"text": "pontos_acum"}}}}
